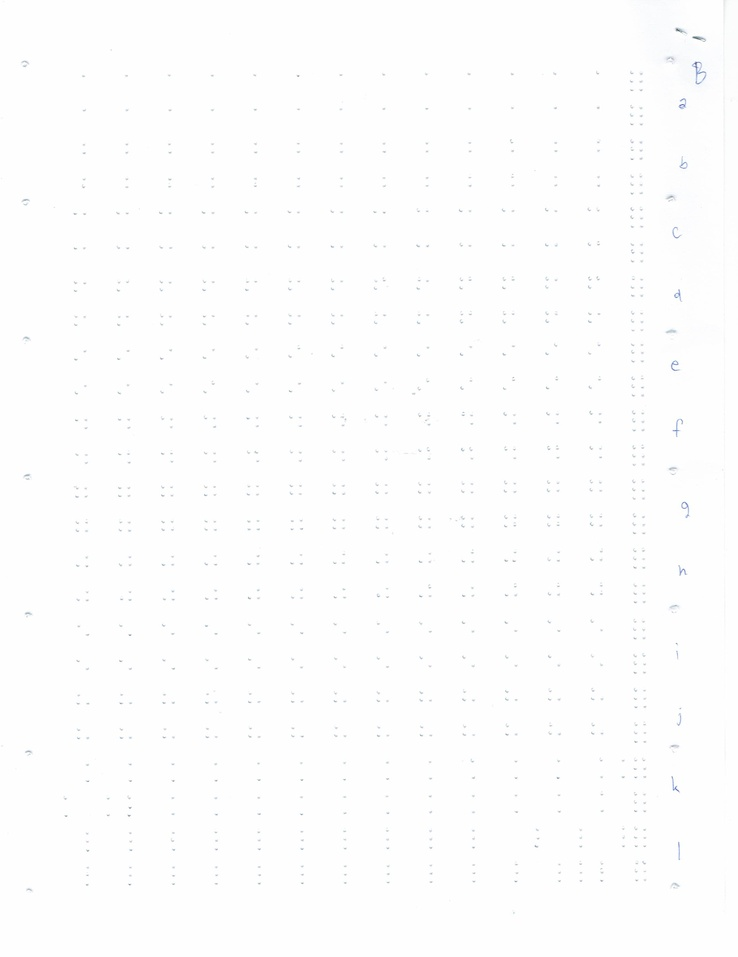
#> input picture โปรเจคแปลอักษรเบรลล์/samples/CCI08242022.jpg, 738 x 957 px, shrunk from 2526 x 3276 before the run
$ python -i BrailleImage.py   (imports and definitions only)
#> lines starting #> are read from the running program, lines starting #| are printed output that depends on the picture; after the words box and inside, x2 and y2 are one past the last pixel; in counts of white or black regions, pixels touching at a corner belong together
import cv2
import numpy as np

class BrailleImage(object):
    def __init__(self, image):
        # Read source image
#> called with image = '../samples/CCI08242022.jpg'
        self.original = cv2.imread(image)
#> self.original is the input picture: shape (957, 738, 3); mean B, G, R 253.5, 253.5, 253.4
        if self.original is None:
            raise IOError('Cannot open given image')

        # First Layer, Convert BGR(Blue Green Red Scale) to Gray Scale
        gray = cv2.cvtColor(self.original, cv2.COLOR_BGR2GRAY)

        # Save the binary image of the edge detected
        self.edged_binary_image = self.__get_edged_binary_image(gray)

        # Now do the same to save a binary image to get the contents
        # inside the edges to see if the dot is really filled.
        self.binary_image = self.__get_binary_image(gray)
        self.final = self.original.copy()
        self.height, self.width, self.channels = self.original.shape
        return;

    def bound_box(self,left,right,top,bottom,color= (255,0,0), size=1):
        self.final = cv2.rectangle(self.final, (left, top), (right, bottom), color, size)
        return True

    def get_final_image(self):
        return self.final

    def get_original_image(self):
        return self.original

    def get_edged_binary_image(self):
        return self.edged_binary_image

    def get_binary_image(self):
        return self.binary_image

    def get_height(self):
        return self.height

    def get_width(self):
        return self.width

    def __get_edged_binary_image(self, gray):
        # First Lvl Blur to Reduce Noise
        blur = cv2.GaussianBlur(gray,(3,3),0)
        # Adaptive Thresholding to define the  dots in Braille
        thres = cv2.adaptiveThreshold(
                blur,255,cv2.ADAPTIVE_THRESH_MEAN_C,cv2.THRESH_BINARY,5,4)
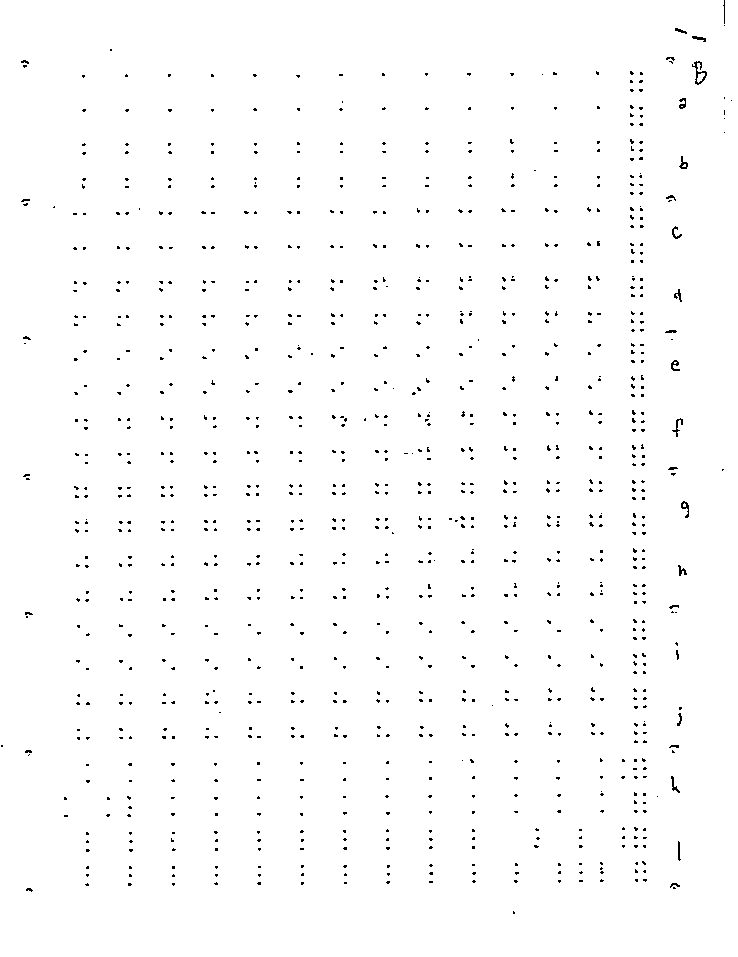
#> thres: shape (957, 738); 98.7% white; black in thin lines or dots
        # Remove more Noise from the edges.
        blur2 = cv2.medianBlur(thres,3)
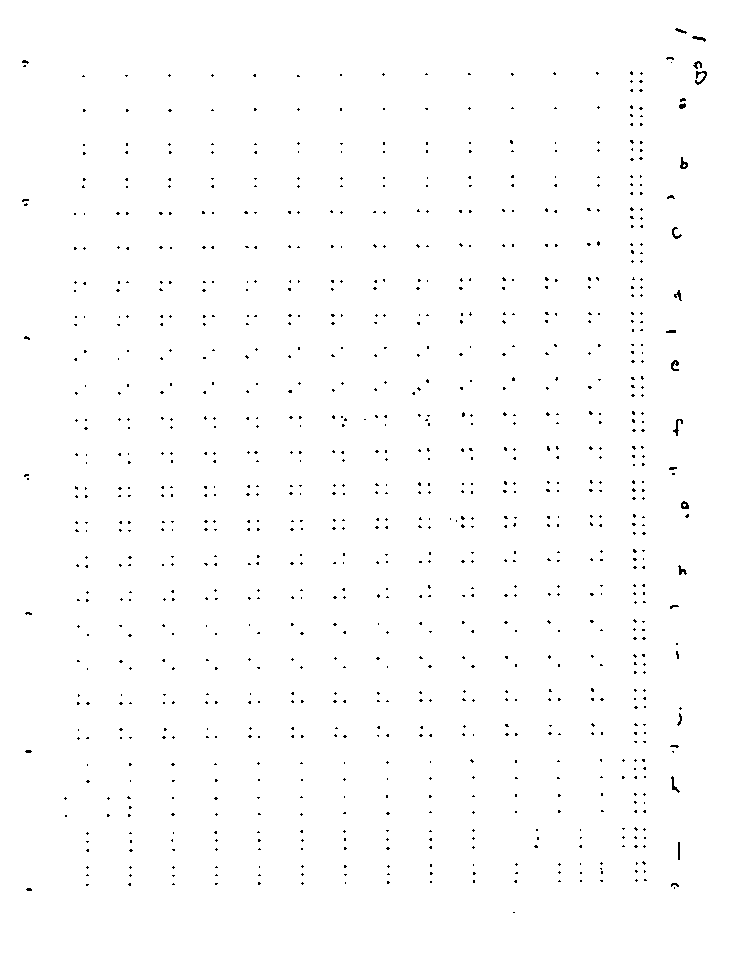
#> blur2: shape (957, 738); 99.1% white; black in thin lines or dots, all inside (x1, y1, x2, y2) = (22, 28, 707, 913)
        # Sharpen again.
        ret2,th2 = cv2.threshold(blur2,0,255,cv2.THRESH_BINARY+cv2.THRESH_OTSU)
#> ret2 = 0
        # Remove more Noise.
        blur3 = cv2.GaussianBlur(th2,(3,3),0)
        # Final threshold
        ret3,th3 = cv2.threshold(blur3,0,255,cv2.THRESH_BINARY+cv2.THRESH_OTSU)
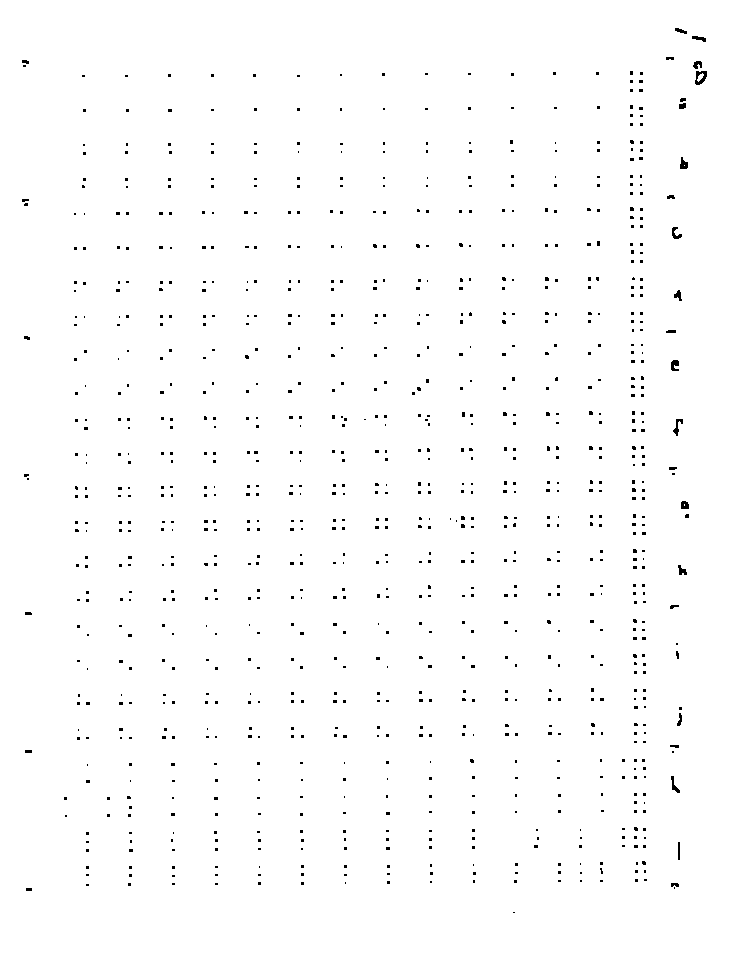
#> th3: shape (957, 738); 98.8% white; black in thin lines or dots, all inside (x1, y1, x2, y2) = (22, 28, 707, 913)
#> ret3 = 175
        return cv2.bitwise_not(th3)

    def __get_binary_image(self, gray):
        blur     = cv2.GaussianBlur(gray,(3,3),0)
        ret2,th2 = cv2.threshold(blur,0,255,cv2.THRESH_BINARY+cv2.THRESH_OTSU)
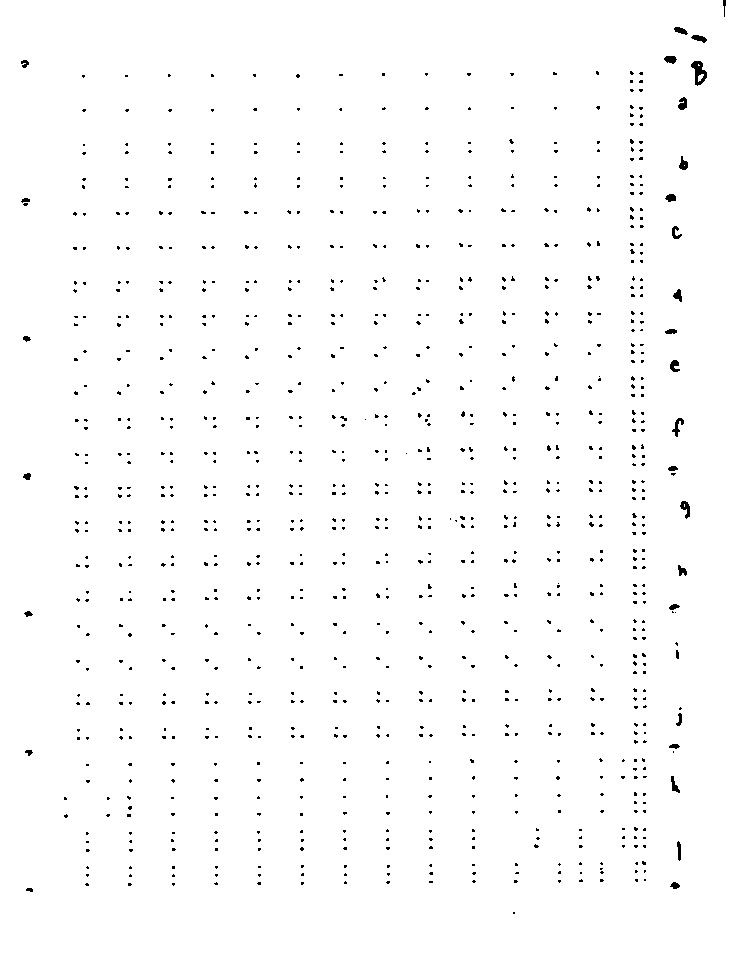
#> th2: shape (957, 738); 98.6% white; black in thin lines or dots
#> ret2 = 242
        blur2    = cv2.medianBlur(th2,3)
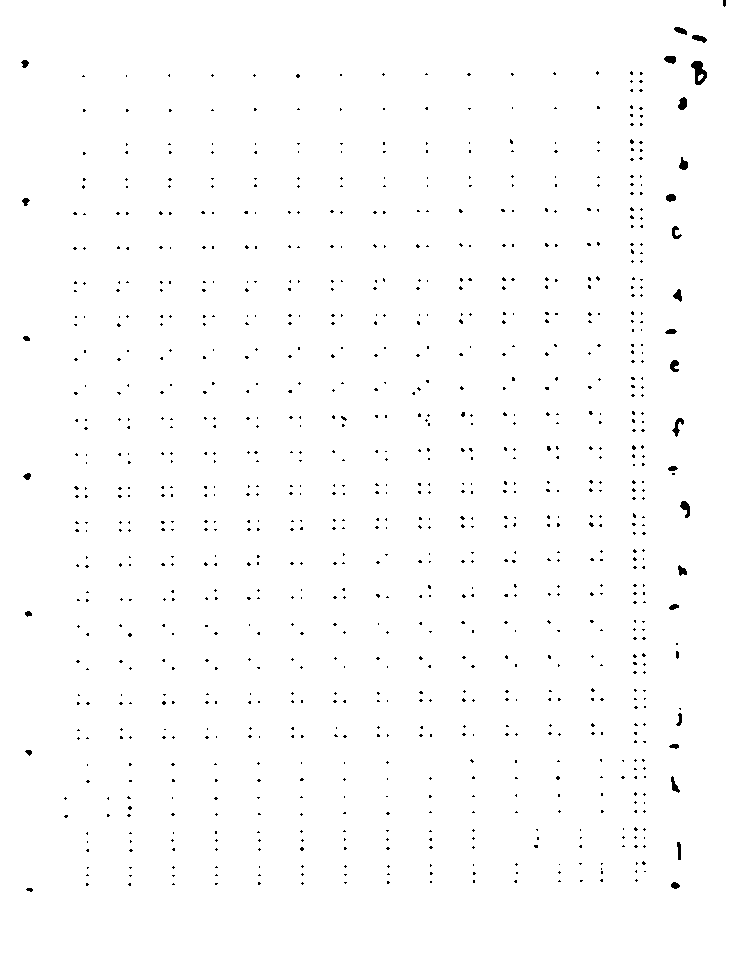
#> blur2: shape (957, 738); 99% white; black in thin lines or dots, all inside (x1, y1, x2, y2) = (21, 0, 726, 892)
        ret3,th3 = cv2.threshold(blur2,0,255,cv2.THRESH_BINARY+cv2.THRESH_OTSU)
#> ret3 = 0
        return cv2.bitwise_not(th3)

>>> result = BrailleImage('../samples/CCI08242022.jpg').get_final_image()

$ run again, on โปรเจคแปลอักษรเบรลล์/samples/1233.png
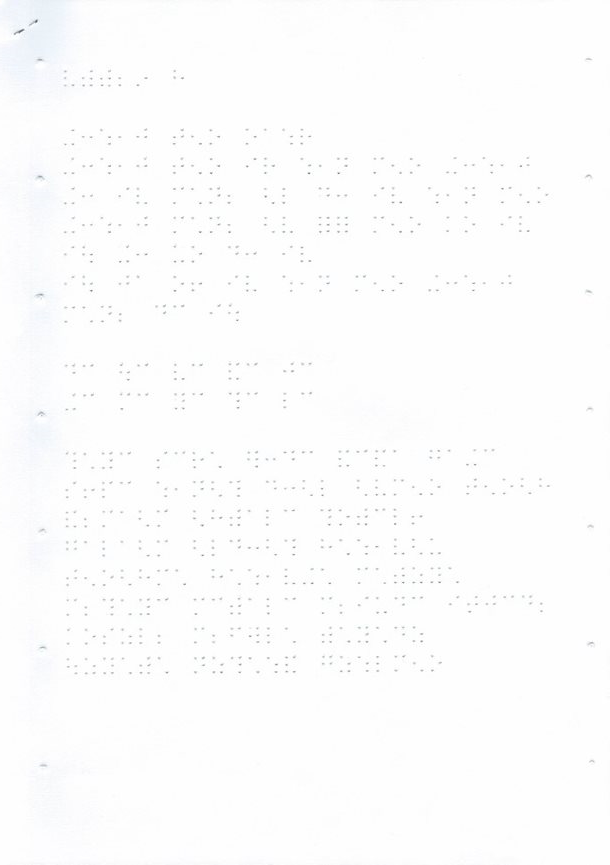
#> input picture โปรเจคแปลอักษรเบรลล์/samples/1233.png, 610 x 865 px
#> in __init__, self.original is the input picture: shape (865, 610, 3); mean B, G, R 253.1, 252.9, 252.8
#> in __get_edged_binary_image, `thres = cv2.adaptiveThreshold( blur,255,cv2.ADAPTIVE_THRESH_MEAN_C,cv2..`:
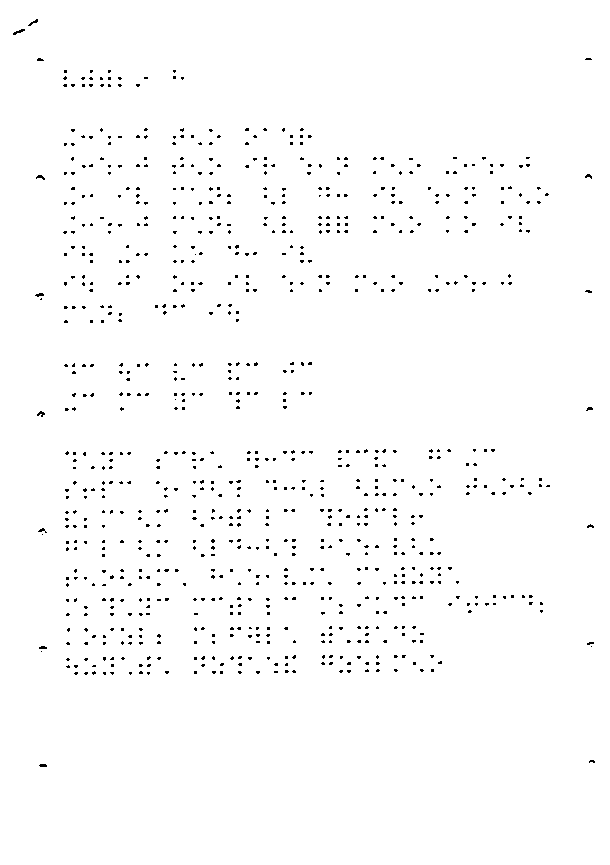
#> thres: shape (865, 610); 98.5% white; black in thin lines or dots, all inside (x1, y1, x2, y2) = (13, 19, 595, 767)
#> in __get_edged_binary_image, `ret2,th2 = cv2.threshold(blur2,0,255,cv2.THRESH_BINARY+cv2.THRESH_OTSU)`: ret2 = 0
#> in __get_edged_binary_image, `ret3,th3 = cv2.threshold(blur3,0,255,cv2.THRESH_BINARY+cv2.THRESH_OTSU)`: ret3 = 175
#> th2: shape (865, 610); 98.1% white; black in thin lines or dots, all inside (x1, y1, x2, y2) = (13, 0, 595, 768)
#> in __get_binary_image, `ret2,th2 = cv2.threshold(blur,0,255,cv2.THRESH_BINARY+cv2.THRESH_OTSU)`: ret2 = 241
#> in __get_binary_image, `blur2    = cv2.medianBlur(th2,3)`:
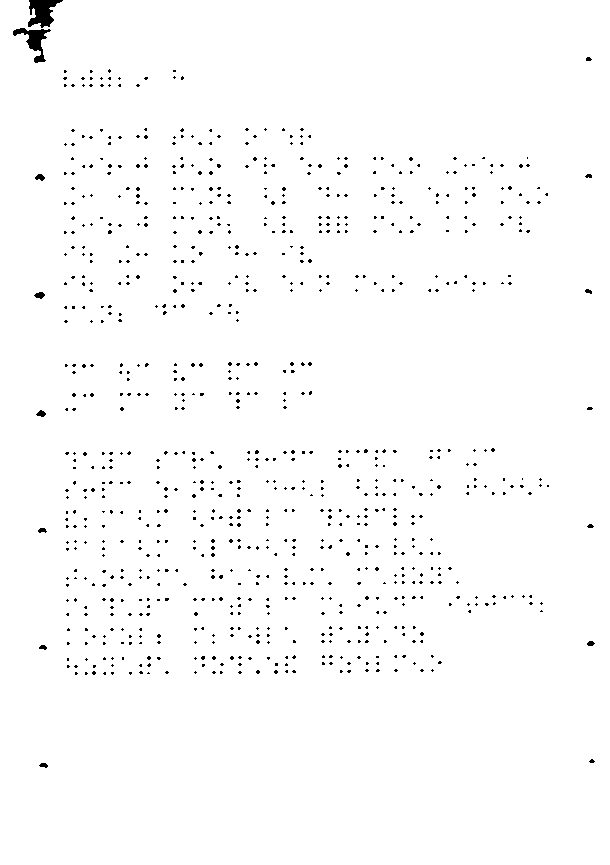
#> blur2: shape (865, 610); 98.5% white; black in thin lines or dots, all inside (x1, y1, x2, y2) = (13, 0, 595, 768)
#> in __get_binary_image, `ret3,th3 = cv2.threshold(blur2,0,255,cv2.THRESH_BINARY+cv2.THRESH_OTSU)`: ret3 = 0

$ run again, on โปรเจคแปลอักษรเบรลล์/samples/1233e.png
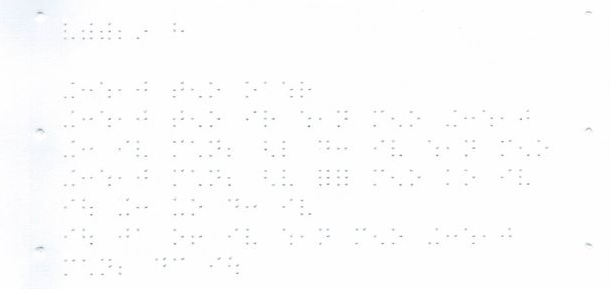
#> input picture โปรเจคแปลอักษรเบรลล์/samples/1233e.png, 610 x 289 px
#> in __init__, self.original is the input picture: shape (289, 610, 3); mean B, G, R 253.1, 252.8, 252.7
#> in __get_edged_binary_image, `thres = cv2.adaptiveThreshold( blur,255,cv2.ADAPTIVE_THRESH_MEAN_C,cv2..`:
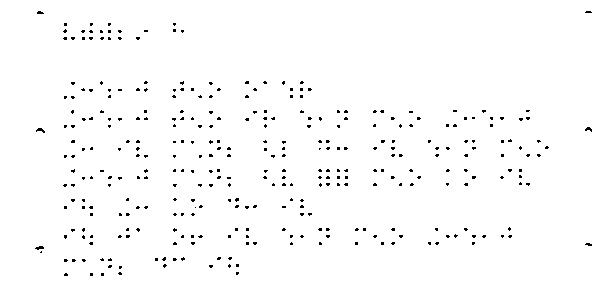
#> thres: shape (289, 610); 98.3% white; black in thin lines or dots, all inside (x1, y1, x2, y2) = (35, 11, 592, 276)
#> in __get_edged_binary_image, `ret2,th2 = cv2.threshold(blur2,0,255,cv2.THRESH_BINARY+cv2.THRESH_OTSU)`: ret2 = 0
#> th3: shape (289, 610); 98.3% white; black in thin lines or dots, all inside (x1, y1, x2, y2) = (36, 11, 592, 276)
#> in __get_edged_binary_image, `ret3,th3 = cv2.threshold(blur3,0,255,cv2.THRESH_BINARY+cv2.THRESH_OTSU)`: ret3 = 175
#> th2: shape (289, 610); 98.1% white; black in thin lines or dots, all inside (x1, y1, x2, y2) = (34, 9, 592, 276)
#> in __get_binary_image, `ret2,th2 = cv2.threshold(blur,0,255,cv2.THRESH_BINARY+cv2.THRESH_OTSU)`: ret2 = 240
#> in __get_binary_image, `blur2    = cv2.medianBlur(th2,3)`:
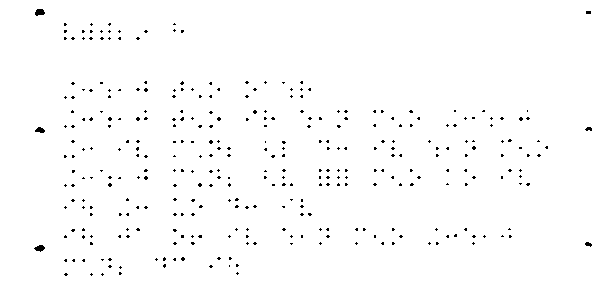
#> blur2: shape (289, 610); 98.6% white; black in thin lines or dots, all inside (x1, y1, x2, y2) = (34, 9, 592, 276)
#> in __get_binary_image, `ret3,th3 = cv2.threshold(blur2,0,255,cv2.THRESH_BINARY+cv2.THRESH_OTSU)`: ret3 = 0
